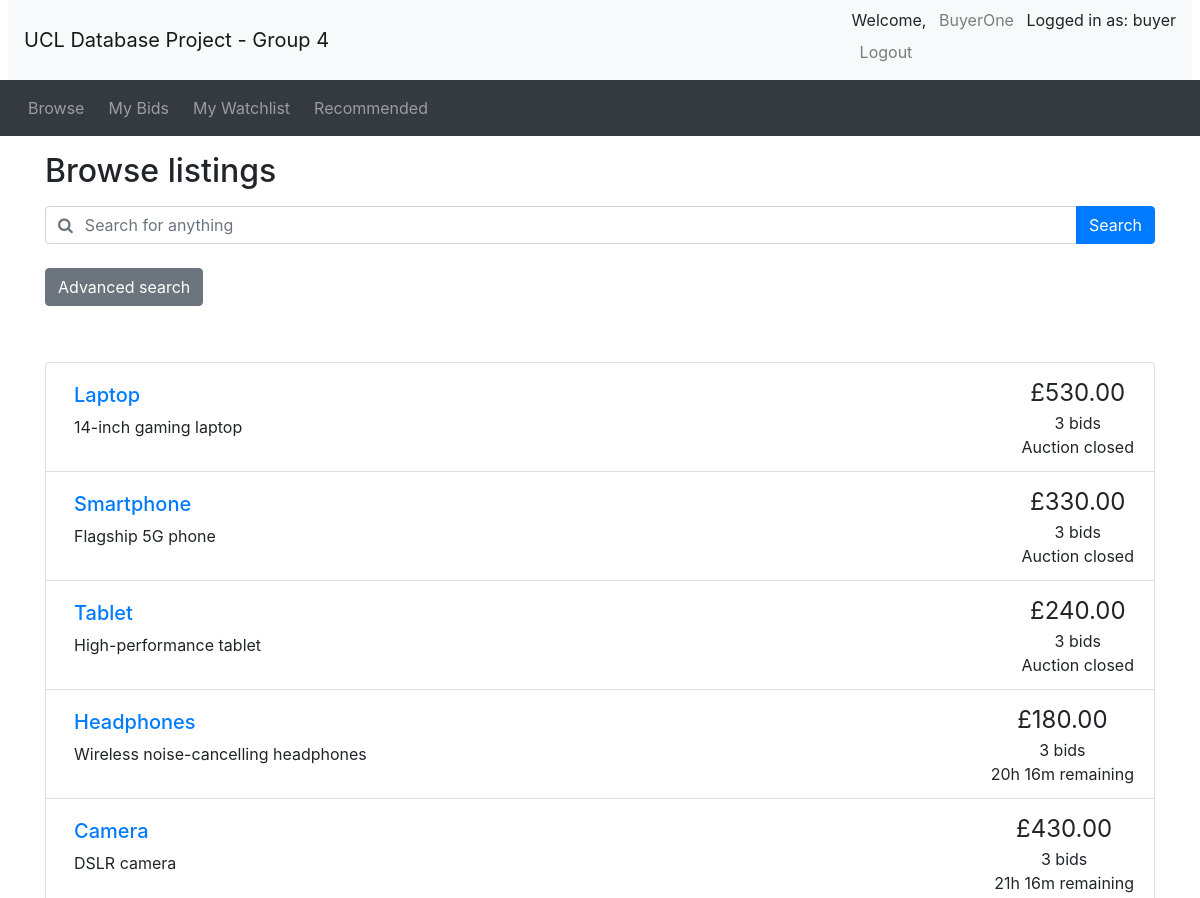
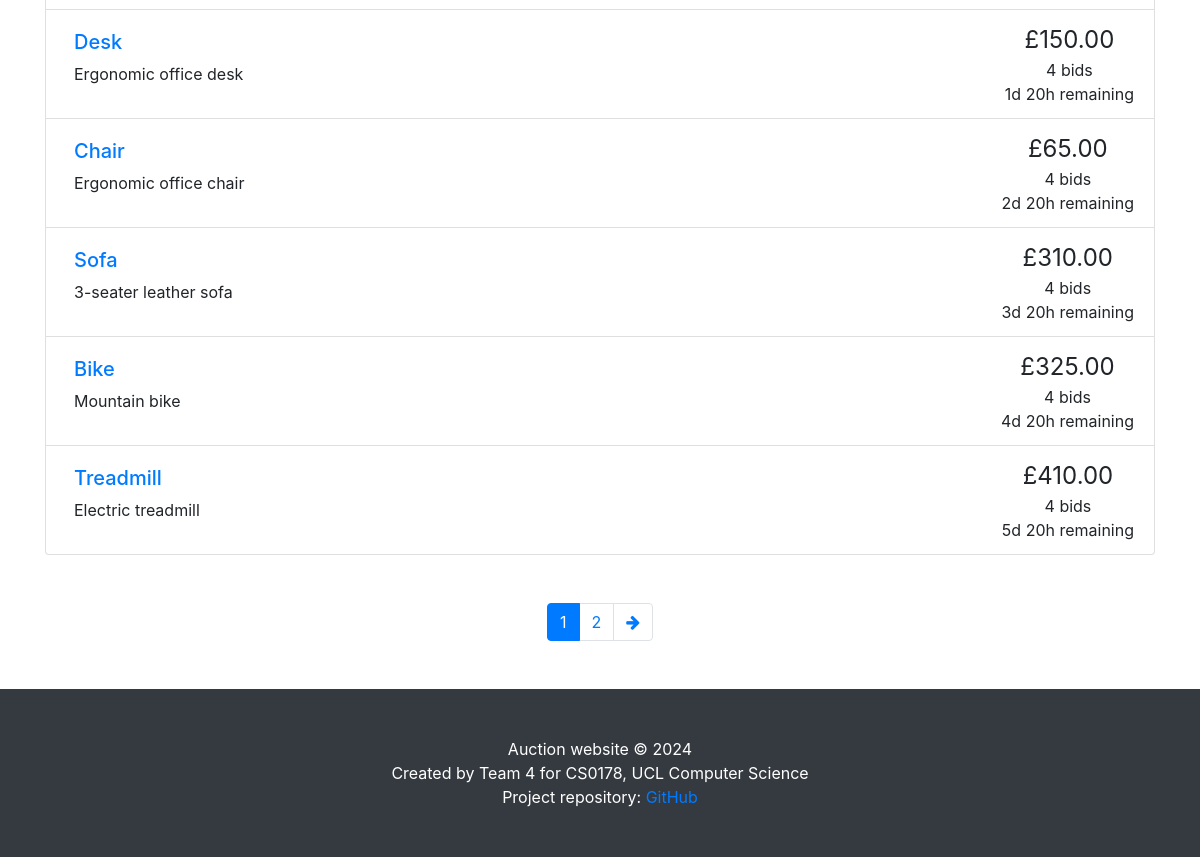
Screenshot of /browse.php (signed in) with the database file from the repository (2 pictures, top to bottom).
### tables this page shows
CREATE TABLE `auctions` (
    `item_id` INT PRIMARY KEY AUTO_INCREMENT,
    `title` VARCHAR(50) UNIQUE NOT NULL,
    `details` TEXT,
    `category` VARCHAR(30) NOT NULL,
    `startPrice` DECIMAL(10, 2) NOT NULL,
    `reservePrice` DECIMAL(10, 2) DEFAULT NULL,
    `startDate` DATETIME NOT NULL,
    `endDate` DATETIME NOT NULL,
    `seller_id` INT NOT NULL,
    `status` ENUM('active', 'closed', 'cancelled') NOT NULL DEFAULT 'active',
    FOREIGN KEY (`seller_id`) REFERENCES `seller` (`user_id`) ON DELETE CASCADE
);

CREATE TABLE `bids` (
    `bid_id` INT PRIMARY KEY AUTO_INCREMENT,
    `buyer_id` INT NOT NULL,
    `item_id` INT NOT NULL,
    `bidPrice` DECIMAL(10, 2) NOT NULL,
    `bidTime` DATETIME NOT NULL,
    FOREIGN KEY (`buyer_id`) REFERENCES `buyer` (`user_id`) ON DELETE CASCADE,
    FOREIGN KEY (`item_id`) REFERENCES `auctions` (`item_id`) ON DELETE CASCADE
);

### utilities.php (the view, shortened to what this page needs)
<?php
function display_time_remaining($interval)
{
    if ($interval->days == 0 && $interval->h == 0) {
        $time_remaining = $interval->format('%im %Ss');
    } else if ($interval->days == 0) {
        $time_remaining = $interval->format('%hh %im');
    } else {
        $time_remaining = $interval->format('%ad %hh');
    }
    return $time_remaining;
}
function print_listing_li($item_id, $title, $desc, $price, $num_bids, $end_time, $status)
{
    if (strlen($desc) > 250) {
        $desc_shortened = substr($desc, 0, 250) . '...';
    } else {
        $desc_shortened = $desc;
    }
    if ($num_bids == 1) {
        $bid = ' bid';
    } else {
        $bid = ' bids';
    }
    if ($status == 'cancelled') {
        $time_remaining = 'Auction cancelled';
    } elseif ($status == 'closed') {
        $time_remaining = 'Auction closed';
    } else {
        $end_time = new DateTime($end_time);
        $now = new DateTime();
        if ($now > $end_time) {
            $time_remaining = 'Auction closed';
        } else {
            $time_to_end = date_diff($now, $end_time);
            $time_remaining = display_time_remaining($time_to_end) . ' remaining';
        }
    }
    echo ('
    <li class="list-group-item d-flex justify-content-between">
    <div class="p-2 mr-5"><h5><a href="listing.php?item_id=' . $item_id . '">' . $title . '</a></h5>' . $desc_shortened . '</div>
    <div class="text-center text-nowrap"><span style="font-size: 1.5em">£' . number_format($price, 2) . '</span><br/>' . $num_bids . $bid . '<br/>' . $time_remaining . '</div>
  </li>'
    );
}
?>

### browse.php (shortened to what this page needs)
<?php include_once("header.php") ?>
<?php require("utilities.php") ?>
<div class="container">
	<h2 class="my-3">Browse listings</h2>
	<?php include_once "search_bar.php" ?>
</div>
<?php
if (!isset($_GET['page'])) {
	$curr_page = 1;
} else {
	$curr_page = $_GET['page'];
}
$curr_page = (int)$curr_page;
$sql = "SELECT * FROM auctions";
$result_q = mysqli_query($con, $sql);
$num_results = mysqli_num_rows($result_q);
$results_per_page = 10;
$max_page = ceil($num_results / $results_per_page);
?>
<div class="container mt-5">
	<ul class="list-group">
		<?php
		if ($result_q->num_rows <= 0) {
			echo "No accessible auctions.";
		} else {
			if ($curr_page != "") {
				$sql .= " LIMIT " . (($curr_page - 1) * $results_per_page) . ", $results_per_page";
			}
			$result_q = mysqli_query($con, $sql);
			while ($fetch = mysqli_fetch_array($result_q)) {
				$item_id = $fetch['item_id'];
				$title = $fetch['title'];
				$description = $fetch['details'];
				$bid_sql = "SELECT bidPrice FROM bids WHERE item_id = $item_id ORDER BY bidPrice DESC";
				$bid_result = mysqli_query($con, $bid_sql);
				$num_bids = mysqli_num_rows($bid_result);
				if ($num_bids > 0) {
					$current_price = mysqli_fetch_array($bid_result)[0];
				} else {
					$current_price = $fetch['startPrice'];
				}
				$status = $fetch['status'];
				$end_date = $fetch['endDate'];
				print_listing_li($item_id, $title, $description, $current_price, $num_bids, $end_date, $status);
			}
		}
		?>
	</ul>
	<nav aria-label="Search results pages" class="mt-5">
		<ul class="pagination justify-content-center">
			<?php
			if ($result_q->num_rows > 0) {
				$querystring = "";
				$high_page_boost = max(3 - $curr_page, 0);
				$low_page_boost = max(2 - ($max_page - $curr_page), 0);
				$low_page = max(1, $curr_page - 2 - $low_page_boost);
				$high_page = min($max_page, $curr_page + 2 + $high_page_boost);
				for ($i = $low_page; $i <= $high_page; $i++) {
					if ($i == $curr_page) {
						echo ('
    <li class="page-item active">');
					} else {
						echo ('
    <li class="page-item">');
					}
					echo ('
      <a class="page-link" href="browse.php?' . $querystring . 'page=' . $i . '">' . $i . '</a>
    </li>');
				}
				if ($curr_page != $max_page) {
					echo ('
    <li class="page-item">
      <a class="page-link" href="browse.php?' . $querystring . 'page=' . ($curr_page + 1) . '" aria-label="Next">
        <span aria-hidden="true"><i class="fa fa-arrow-right"></i></span>
        <span class="sr-only">Next</span>
      </a>
    </li>');
				}
			}
			?>
		</ul>
	</nav>
</div>
<?php include_once("footer.php") ?>

### rows the page displays
auctions: title "Laptop", details "14-inch gaming laptop", bids.bidPrice "530.00", num_bids "3", endDate "Auction closed"
auctions: title "Smartphone", details "Flagship 5G phone", bids.bidPrice "330.00", num_bids "3", endDate "Auction closed"
auctions: title "Tablet", details "High-performance tablet", bids.bidPrice "240.00", num_bids "3", endDate "Auction closed"
auctions: title "Headphones", details "Wireless noise-cancelling headphones", bids.bidPrice "180.00", num_bids "3", endDate "20h 16m remaining"
auctions: title "Camera", details "DSLR camera", bids.bidPrice "430.00", num_bids "3", endDate "21h 16m remaining"
auctions: title "Desk", details "Ergonomic office desk", bids.bidPrice "150.00", num_bids "4", endDate "1d 20h remaining"
auctions: title "Chair", details "Ergonomic office chair", bids.bidPrice "65.00", num_bids "4", endDate "2d 20h remaining"
auctions: title "Sofa", details "3-seater leather sofa", bids.bidPrice "310.00", num_bids "4", endDate "3d 20h remaining"
auctions: title "Bike", details "Mountain bike", bids.bidPrice "325.00", num_bids "4", endDate "4d 20h remaining"
auctions: title "Treadmill", details "Electric treadmill", bids.bidPrice "410.00", num_bids "4", endDate "5d 20h remaining"

### other values shown
$_SESSION['username'] "BuyerOne"
$_SESSION['account_type'] "buyer"
